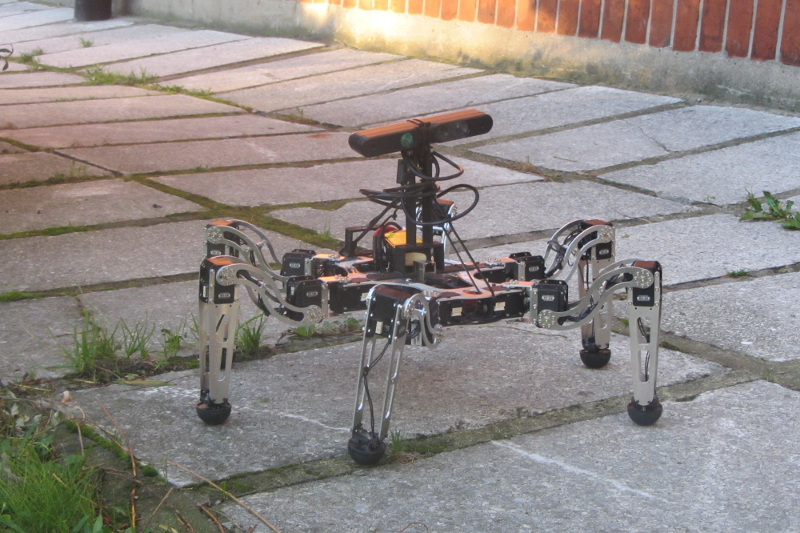
//> input picture resources/messor2.jpg, 800 x 533 px
$ ./main   (built with g++ and OpenCV 4)
//> lines starting //> are read from the running program, lines starting //| are printed output that depends on the picture
/** @file main.cpp
 *
 * This example shows how to use openCV library
 *
 * @author Dominik Belter
 */

#include <opencv2/core/core.hpp>
#include <opencv2/highgui/highgui.hpp>
#include <opencv2/imgproc/imgproc.hpp>

#include <iostream>
#include <memory>

using namespace std;

int main()
{
    try {
        cv::Mat image;
        image = cv::imread("../../resources/messor2.jpg", cv::IMREAD_COLOR);
//> image is the input picture: 533 rows x 800 cols, CV_8UC3; mean B, G, R 135.2, 138.1, 144.8
        imshow("image", image);

        cv::GaussianBlur( image, image, cv::Size( 21, 21 ), 5, 5 );
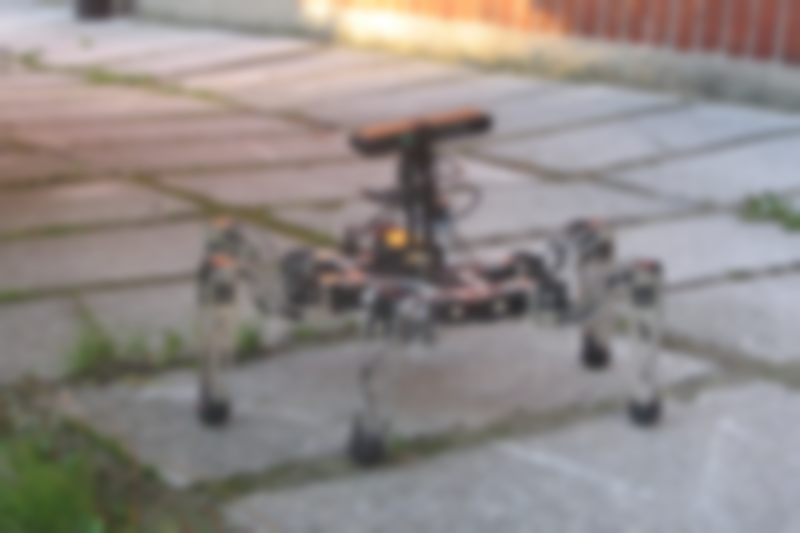
//> image: 533 rows x 800 cols, CV_8UC3; mean B, G, R 135.2, 138.1, 144.8
        cv::namedWindow( "Gaussian Blur", cv::WINDOW_AUTOSIZE );// Create a window for display.
        cv::imshow( "Gaussian Blur", image );

        cv::Mat gray;
        /// Convert the image to grayscale
        cv::cvtColor( image, gray, cv::COLOR_BGR2GRAY );
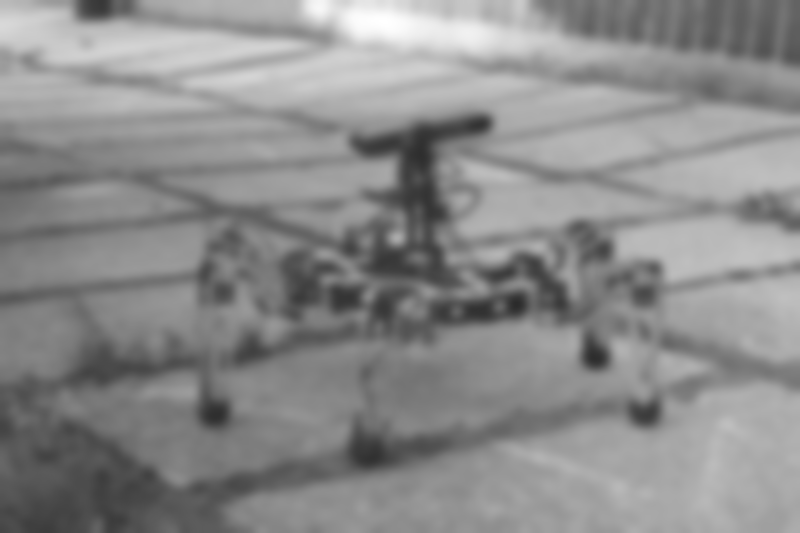
//> gray: 533 rows x 800 cols, CV_8UC1; min 43, max 255, mean 139.8

        cv::namedWindow( "Gray", cv::WINDOW_AUTOSIZE );// Create a window for display.
        cv::imshow( "Gray", gray );

        cv::Mat detectedEdges;

        int lowThreshold=10;
        int ratio = 3;
        int kernel_size = 3;

        cv::Canny( gray, detectedEdges, lowThreshold, lowThreshold*ratio, kernel_size );
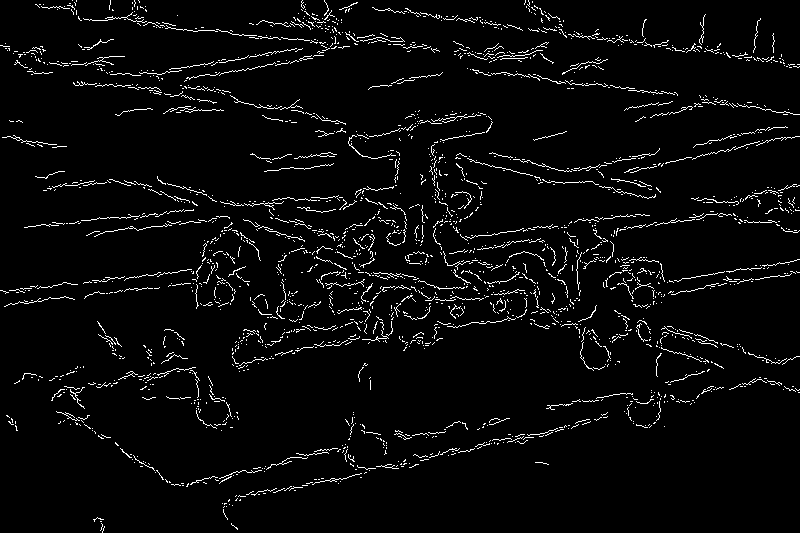
//> detectedEdges: 533 rows x 800 cols, CV_8UC1; 3.8% white in thin lines or dots
        cv::namedWindow( "edges", cv::WINDOW_AUTOSIZE );// Create a window for display.
        cv::imshow( "edges", detectedEdges );                   // Show our image inside it.

        cv::waitKey(0);
    }
	catch (const std::exception& ex) {
        std::cerr << "Exception: " << ex.what() << std::endl;
		return 1;
	}

	return 0;
}
